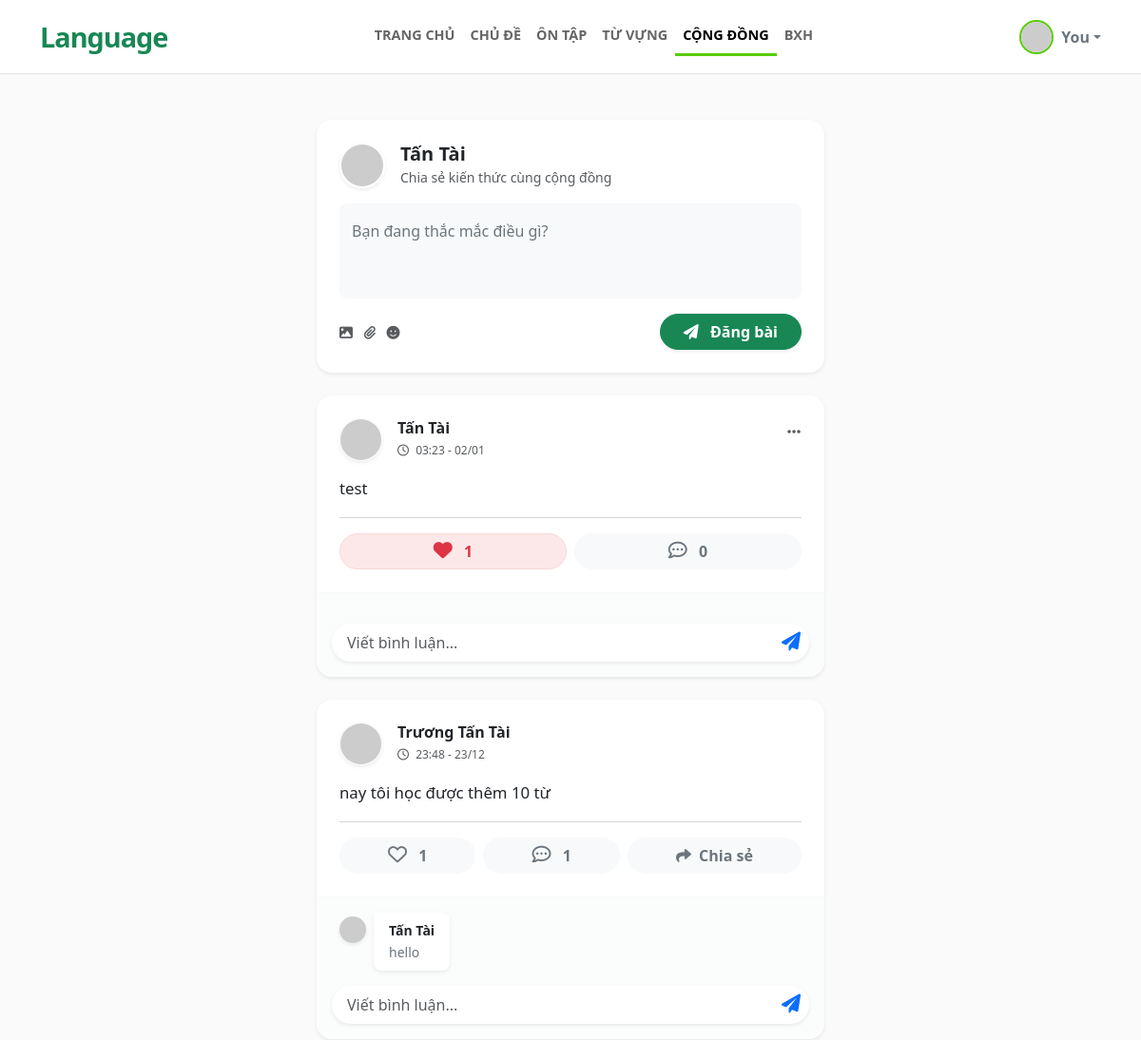
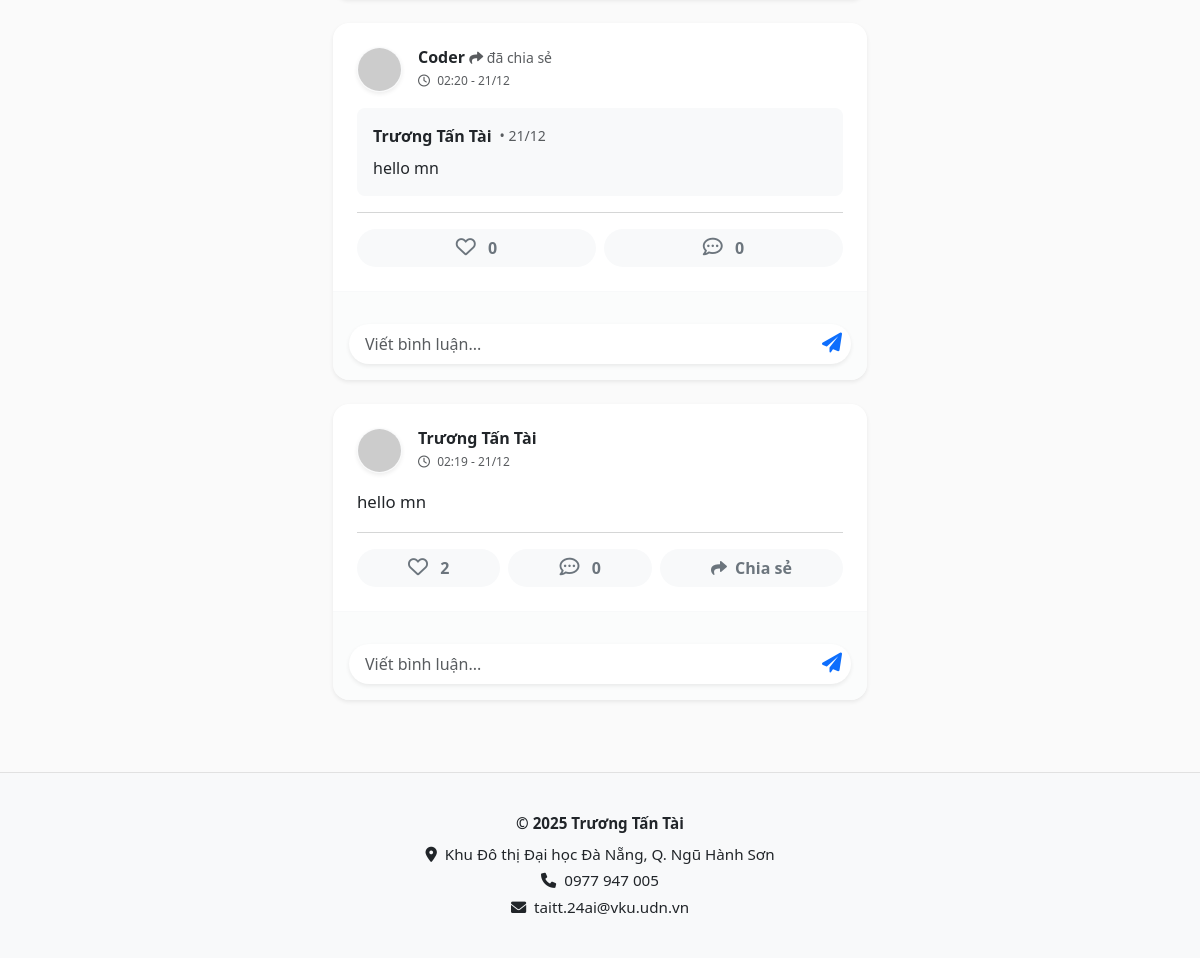
The page /community (signed in) on the database its author committed (2 pictures, top to bottom).
### app.py (models this page shows)
class User(db.Model):
    id = db.Column(db.Integer, primary_key=True)
    username = db.Column(db.String(20), unique=True, nullable=False)
    email = db.Column(db.String(120), unique=True, nullable=False)
    fullname = db.Column(db.String(100), nullable=False)
    password = db.Column(db.String(60), nullable=False)
    posts = db.relationship('Post', backref='author', lazy=True)
    comments = db.relationship('Comment', backref='author', lazy=True)

class Post(db.Model):
    id = db.Column(db.Integer, primary_key=True)
    content = db.Column(db.Text, nullable=True)
    date_posted = db.Column(db.DateTime, nullable=False, default=datetime.now)
    user_id = db.Column(db.Integer, db.ForeignKey('user.id'), nullable=False)
    original_post_id = db.Column(db.Integer, db.ForeignKey('post.id'), nullable=True)
    shares = db.relationship('Post',
                             backref=db.backref('original', remote_side=[id]),
                             cascade="all, delete-orphan")
    comments = db.relationship('Comment', backref='post', lazy=True, cascade="all, delete-orphan")
    likes = db.relationship('Like', backref='post', lazy=True, cascade="all, delete-orphan")
    def is_liked_by(self, user_id):
        return Like.query.filter_by(user_id=user_id, post_id=self.id).first() is not None

class Comment(db.Model):
    id = db.Column(db.Integer, primary_key=True)
    content = db.Column(db.Text, nullable=False)
    date_posted = db.Column(db.DateTime, nullable=False, default=datetime.now)
    user_id = db.Column(db.Integer, db.ForeignKey('user.id'), nullable=False)
    post_id = db.Column(db.Integer, db.ForeignKey('post.id'), nullable=False)

### app.py (the view)
@app.route('/community')
def community():
    if 'user' not in session: return redirect(url_for('login'))
    posts = Post.query.order_by(Post.date_posted.desc()).all()
    current_user = User.query.filter_by(username=session['user']).first()
    if not current_user:
        session.pop('user', None)
        return redirect(url_for('login'))
    return render_template('community.html', page_name='community', posts=posts, current_user=current_user)

### templates/community.html (shortened to what this page needs)
{% extends "base.html" %}
{% block content %}
<div class="container py-4">
    <div class="row justify-content-center">
        <div class="col-md-8 col-lg-6">
            <div class="card border-0 shadow-sm rounded-4 mb-4 overflow-hidden">
                <div class="card-body p-4">
                    <div class="d-flex align-items-center mb-3">
                        <img src="https://ui-avatars.com/api/?name={{ current_user.fullname }}&background=58cc02&color=fff"
                             class="rounded-circle me-3 border border-2 border-white shadow-sm" width="48" height="48">
                        <div>
                            <h5 class="fw-bold mb-0 text-dark">
                                <a href="/profile/{{ current_user.username }}" class="text-decoration-none text-dark">
                                    {{ current_user.fullname }}
                                </a>
                            </h5>
                            <small class="text-muted">Chia sẻ kiến thức cùng cộng đồng</small>
                        </div>
                    </div>
                    <form action="/create_post" method="POST">
                        <div class="form-floating mb-3">
                            <textarea name="content" class="form-control bg-light border-0 rounded-3"
                                      placeholder="Bạn đang nghĩ gì?" id="postContent" style="height: 100px; resize: none;" required></textarea>
                            <label for="postContent" class="text-secondary">Bạn đang thắc mắc điều gì?</label>
                        </div>
                        <div class="d-flex justify-content-between align-items-center">
                            <div class="text-muted small">
                                <i class="fas fa-image me-2 cursor-pointer hover-icon"></i>
                                <i class="fas fa-paperclip me-2 cursor-pointer hover-icon"></i>
                                <i class="fas fa-smile me-2 cursor-pointer hover-icon"></i>
                            </div>
                            <button type="submit" class="btn btn-success rounded-pill px-4 fw-bold shadow-sm transition-hover">
                                <i class="fas fa-paper-plane me-2"></i> Đăng bài
                            </button>
                        </div>
                    </form>
                </div>
            </div>
            {% for post in posts %}
            <div class="card border-0 shadow-sm rounded-4 mb-4 post-card animate-fade-in">
                <div class="card-body p-4">
                    <div class="d-flex justify-content-between align-items-start mb-3">
                        <div class="d-flex align-items-center">
                            <img src="https://ui-avatars.com/api/?name={{ post.author.fullname }}&background={{ (loop.index * 123) % 360 }}&color=fff"
                                 class="rounded-circle me-3 border border-1 border-light shadow-sm" width="45" height="45">
                            <div>
                                <h6 class="fw-bold text-dark mb-0">
                                    <a href="/profile/{{ post.author.username }}" class="text-decoration-none text-dark">{{ post.author.fullname }}</a>
                                    {% if post.original %}
                                        <span class="fw-normal text-muted small"> <i class="fas fa-share"></i> đã chia sẻ</span>
                                    {% endif %}
                                </h6>
                                <small class="text-muted" style="font-size: 0.75rem;">
                                    <i class="far fa-clock me-1"></i> {{ post.date_posted.strftime('%H:%M - %d/%m') }}
                                </small>
                            </div>
                        </div>
                        {% if post.author.username == session['user'] %}
                        <div class="dropdown">
                            <button class="btn btn-link text-muted p-0" type="button" data-bs-toggle="dropdown">
                                <i class="fas fa-ellipsis-h"></i>
                            </button>
                        </div>
                        {% endif %}
                    </div>
                    {% if post.content %}
                    <p class="card-text text-dark mb-3" style="font-size: 1.05rem; line-height: 1.6;">
                        {{ post.content }}
                    </p>
                    {% endif %}
                    {% if post.original %}
                    <div class="card bg-light border-0 rounded-3 mb-3 p-3">
                        <div class="d-flex align-items-center mb-2">
                            <div class="fw-bold">{{ post.original.author.fullname }}</div>
                            <small class="text-muted ms-2">• {{ post.original.date_posted.strftime('%d/%m') }}</small>
                        </div>
                        <div>{{ post.original.content }}</div>
                    </div>
                    {% endif %}
                    <hr class="text-muted opacity-10 my-3">
                    <div class="d-flex gap-2">
                        <a href="/like/{{ post.id }}" class="btn btn-light rounded-pill px-3 flex-grow-1 action-btn {% if post.is_liked_by(current_user.id) %}active-like{% endif %}">
                            <i class="{% if post.is_liked_by(current_user.id) %}fas text-danger heart-beat{% else %}far text-secondary{% endif %} fa-heart fs-5 me-2"></i>
                            <span class="fw-bold {% if post.is_liked_by(current_user.id) %}text-danger{% else %}text-secondary{% endif %}">
                                {{ post.likes|length }}
                            </span>
                        </a>
                        <button class="btn btn-light rounded-pill px-3 flex-grow-1 action-btn">
                            <i class="far fa-comment-dots fs-5 me-2 text-secondary"></i>
                            <span class="fw-bold text-secondary">{{ post.comments|length }}</span>
                        </button>
                        {% if not post.original and post.author.username != session['user'] %}
                        <a href="javascript:void(0);"
                           data-share-url="/share_post/{{ post.id }}"
                           class="btn btn-light rounded-pill px-3 flex-grow-1 action-btn"
                           onclick="confirmShare(this)">
                            <i class="fas fa-share text-secondary"></i>
                            <span class="ms-1 fw-bold text-secondary">Chia sẻ</span>
                        </a>
                        {% endif %}
                    </div>
                </div>
                <div class="bg-light bg-opacity-50 p-3 rounded-bottom-4 border-top border-light">
                    <div class="comments-list mb-3 px-2">
                        {% for comment in post.comments %}
                        <div class="d-flex mb-2 align-items-start">
                            <img src="https://ui-avatars.com/api/?name={{ comment.author.fullname }}&background={{ (loop.index * 53) % 360 }}&size=28&color=fff"
                                 class="rounded-circle me-2 mt-1 shadow-sm" width="28" height="28">
                            <div class="bg-white p-2 px-3 rounded-3 shadow-sm d-inline-block" style="border-top-left-radius: 0 !important; max-width: 85%;">
                                <div class="fw-bold text-dark small mb-0">{{ comment.author.fullname }}</div>
                                <span class="text-secondary small">{{ comment.content }}</span>
                            </div>
                        </div>
                        {% endfor %}
                    </div>
                    <form action="/comment/{{ post.id }}" method="POST" class="position-relative">
                        <input type="text" name="content" class="form-control rounded-pill ps-3 pe-5 py-2 border-0 shadow-sm"
                               placeholder="Viết bình luận..." required>
                        <button type="submit" class="btn btn-link text-primary position-absolute top-50 end-0 translate-middle-y me-2 p-0 hover-scale">
                            <i class="fas fa-paper-plane fs-5"></i>
                        </button>
                    </form>
                </div>
            </div>
            {% endfor %}
        </div>
    </div>
</div>
{% endblock %}

### static/css/style.css (style rules this page uses)
body { background-color: #fafafa; }
.cursor-pointer { cursor: pointer; }
.hover-scale { transition: transform 0.3s ease; }
.animate-fade-in { animation: fadeIn 0.5s ease-out forwards; opacity: 0; transform: translateY(10px); }
.transition-hover { transition: transform 0.2s; }
.post-card { transition: box-shadow 0.3s ease; }
.action-btn { transition: background-color 0.2s; border: 1px solid transparent; }
.active-like { background-color: #fce8e8; border-color: #f8d7da; }
.heart-beat { animation: heartBeat 0.3s ease-in-out; }
.post-card:nth-child(2) { animation-delay: 0.2s; }
.post-card:nth-child(3) { animation-delay: 0.3s; }
.text-primary { color: #0d6efd !important; }

### rows shown on the page
User: fullname "Tấn Tài"
Post: author.fullname "Tấn Tài", date_posted "03:23 - 02/01", content "test", likes|length "1", comments|length "0"
Post: author.fullname "Trương Tấn Tài", date_posted "23:48 - 23/12", content "nay tôi học được thêm 10 từ", likes|length "1", comments|length "1"
Comment: author.fullname "Tấn Tài", content "hello"
Post: author.fullname "Coder", shows "đã chia sẻ", date_posted "02:20 - 21/12", original.author.fullname "Trương Tấn Tài", original.date_posted "21/12", original.content "hello mn", likes|length "0", comments|length "0"
Post: author.fullname "Trương Tấn Tài", date_posted "02:19 - 21/12", content "hello mn", likes|length "2", comments|length "0"

### other values the page prints
{{ session.get('short_name', 'You') }} "You"
